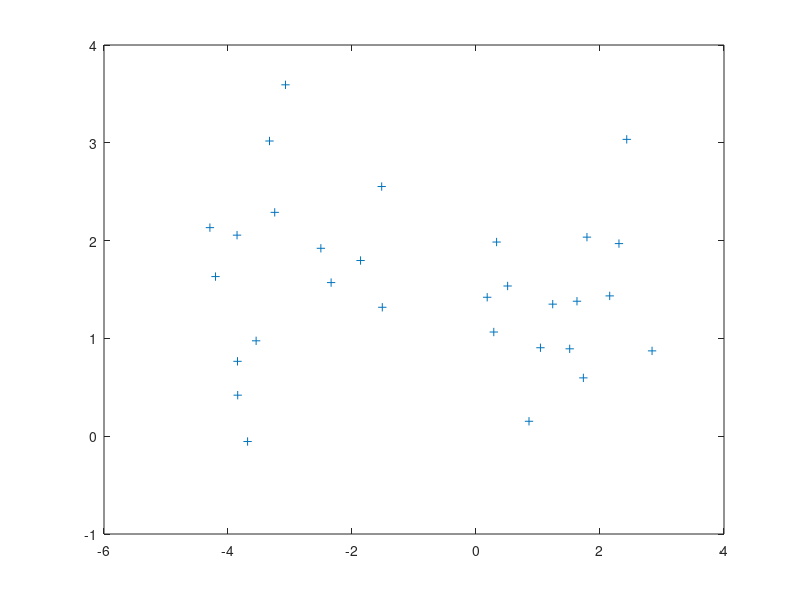

This figure's MATLAB source: (Note: this script raises an error after producing the figure.)
clear all ; 
load('SVM_data_nonlinear.mat','x','y') ;
[m, n] = size(x);
figure()
plot(x(1:m/2,1),x(1:m/2,2),'+');
hold on
plot(x((m/2)+1:m,1),x((m/2)+1:m,2),'rO');
pbaspect([1 1 1])
X_T=x;
X=x';
K=(X_T*X);
K=1+K;
K=K.^3;
Q=((y*y').*K);
one=-1.*(ones(60,1));
AD=[y';(-1).*y';eye(60,60)];
zero=zeros(62,1);
[alpha,fval] = quadprog(Q,one,-AD,zero,[],[]);
for i=1:60
    if alpha(i,1)<0.00001
        alpha(i,1)=0.0;
    end
end
for i=1:60
    if alpha(i,1)~=0
    plot(x(i,1),x(i,2), '-.k*');
    end
end
SV=X(:,6);
bias=0.0;
for i=1:60
    if alpha(i,1)~=0
        
        K_b=(X_T(i,:)*SV);
        K_b=1+K_b;
        K_b=K_b^3;
        bias=bias+(alpha(i,1)*y(i,1)*K_b);
    end
end
length=1;
boundary=zeros(100,2);
while length<101
    random_x1=(3-(-5)).*rand(1,1)+(-5);
    random_x2=(2-(-3)).*rand(1,1)+(-3);
    p=[random_x1;random_x2];
    g=0.0;
    for i=1:60
        
        if alpha(i,1)~=0
        
        K_p=(X_T(i,:)*p);
        K_p=1+K_p;
        K_p=K_p.^3;
        g=g+(alpha(i,1)*y(i,1)*K_p);
        
        end
        
    end
        g=g+bias;
        if abs(g)<0.00001
            boundary(length,1)=random_x1;
            boundary(length,2)=random_x2;
            length=length+1;
        end
            
            
end